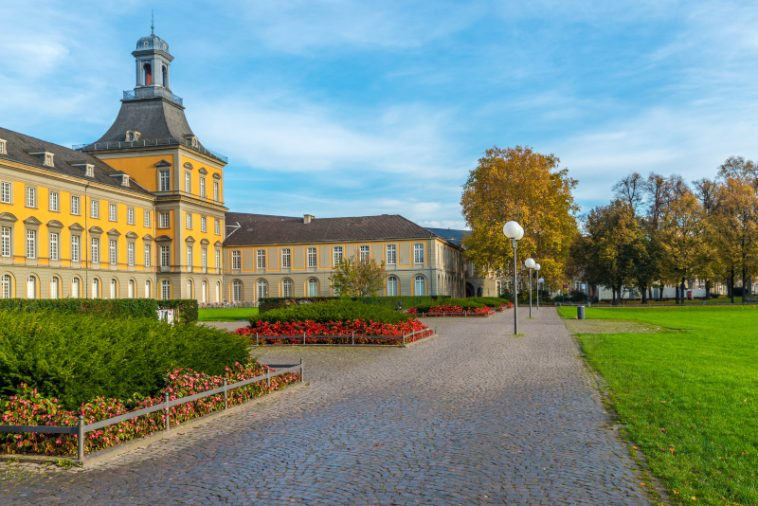
#> input picture Sheet01/bonn.jpg, 758 x 506 px
$ python q3_solution.py
#> lines starting #> are read from the running program, lines starting #| are printed output that depends on the picture
import cv2
import numpy as np
import time

# ==============================================================================
# 0. Setup: Loading Image and Converting to Grayscale
# ==============================================================================
print("--- 0. Setup: Loading Image and Converting to Grayscale ---")

'''
TODO: Load the image 'bonn.jpg' and convert it to grayscale
'''

# Load image and convert to grayscale
original_img_color = cv2.imread('bonn.jpg')  # Load 'bonn.jpg'
#> original_img_color is the input picture: shape (506, 758, 3); mean B, G, R 130.4, 143, 125.4
gray_img = cv2.cvtColor(original_img_color, cv2.COLOR_BGR2GRAY)  # Convert to grayscale
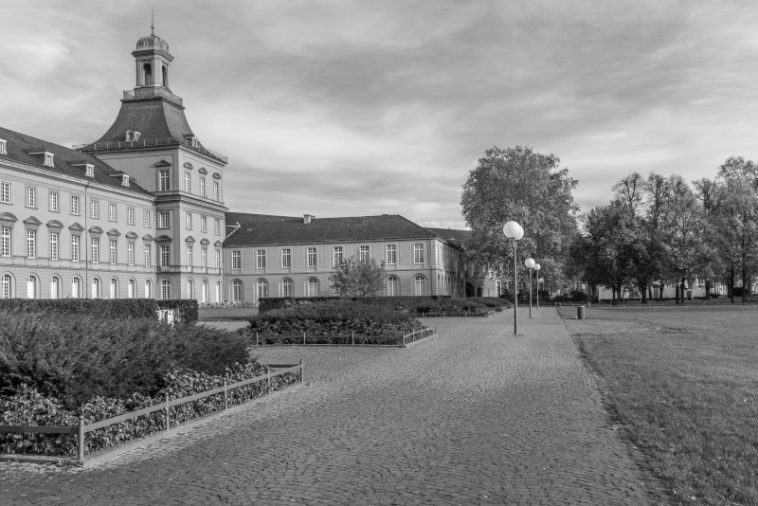
#> gray_img: shape (506, 758); min 0, max 254, mean 136.3

print(f"Image loaded successfully. Size: {gray_img.shape}")
#| Image loaded successfully. Size: (506, 758)

# ==============================================================================
# 1. Calculate Integral Image (Part a)
# ==============================================================================
print("\n--- a) Calculating Integral Image ---")


def calculate_integral_image(img):
    """
    Calculate the integral image (summed area table).
    Each pixel contains the sum of all pixels above and to the left.

    Args:
        img: Input grayscale image

    Returns:
        Integral image with dimensions (height+1, width+1)

    TODO:
    1. Create an integral image array
    2. Iterate through all pixels and compute integral values

        """

    # Initialize integral image of zeros
    integral_img = np.zeros((img.shape[0] + 1, img.shape[1] + 1), dtype=np.float64)  # data type float64 to avoid overflow

    # Compute integral image
    # Since image is defined as height, width, we iterate as below:
    for h in range(1, img.shape[0] + 1):
        for w in range(1, img.shape[1] + 1):
            integral_img[h, w] = img[h - 1, w - 1] + integral_img[h - 1, w] \
                                  + integral_img[h, w - 1] - integral_img[h - 1, w - 1]
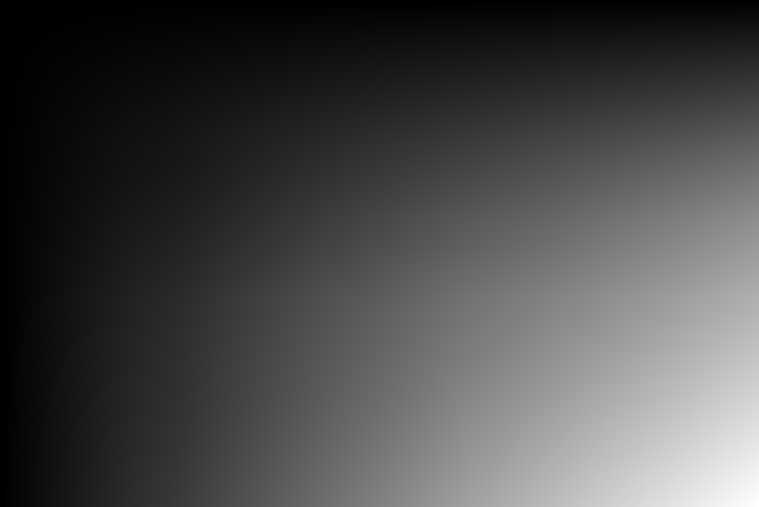
#> integral_img: shape (507, 759) float64; min 0, max 52279541, mean 14996353.8; drawn with min black and max white

    return integral_img

# Calculate integral image
integral_img = calculate_integral_image(gray_img)  # Call calculate_integral_image()

print("Integral image calculated successfully.")
print(f"Integral image size: {integral_img.shape}")
#| Integral image size: (507, 759)

# ==============================================================================
# 2. Compute Mean Using Integral Image (Part b)
# ==============================================================================
print("\n--- b) Computing Mean Using Integral Image ---")


def mean_using_integral(integral, top_left, bottom_right):
    """
    Calculate mean gray value using integral image.
    Time Complexity: O(1)

    Args:
        integral: The integral image
        top_left: (row, col) - top left corner of the region
        bottom_right: (row, col) - bottom right corner of the region

    Returns:
        Mean gray value of the region

    TODO:
    1. Extract coordinates from top_left and bottom_right
    2. Adjust indices for integral image (remember it's 1-indexed)
    3. Return Sum / number_of_pixels
    """
#> called with top_left = (10, 10), bottom_right = (60, 80)
    # Extract coordinates
    w1, h1 = top_left
    w2, h2 = bottom_right

    # Adjust for integral image:
    w1 += 1
    h1 += 1
    w2 += 1
    h2 += 1

    # Calculate sum using integral image
    sum = integral[h2, w2] - integral[h1 - 1, w2] - integral[h2, w1 - 1] + integral[h1 - 1, w1 - 1]
#> sum = 767415

    # Calculate number of pixels
    num_pixels = (w2 - w1 + 1) * (h2 - h1 + 1)

    # Return mean gray value of the region
    return sum / num_pixels


# Define region
top_left = (10, 10)
bottom_right = (60, 80)

# Calculate mean using integral image
mean_integral = mean_using_integral(integral_img, top_left, bottom_right)  # Call mean_using_integral()
#> mean_integral = 211.9

print(f"Region: Top-left {top_left}, Bottom-right {bottom_right}")
print(f"Region size: {bottom_right[0] - top_left[0] + 1} x {bottom_right[1] - top_left[1] + 1} pixels")
print(f"Mean gray value (Integral Image Method): {mean_integral:.2f}")
#| Mean gray value (Integral Image Method): 211.93

# ==============================================================================
# 3. Compute Mean by Direct Summation (Part c)
# ==============================================================================
print("\n--- c) Computing Mean by Direct Summation ---")


def mean_by_direct_sum(img, top_left, bottom_right):
    """
    Calculate mean gray value by summing all pixels in region.
    Time Complexity: O(w * h) where w and h are region dimensions

    Args:
        img: The grayscale image
        top_left: (row, col) - top left corner of the region
        bottom_right: (row, col) - bottom right corner of the region

    Returns:
        Mean gray value of the region

    TODO:
    1. Extract the region from the image using array slicing
    2. Calculate and return the mean of all pixels in the region

      """
#> called with top_left = (10, 10), bottom_right = (60, 80)
    # Extract coordinates
    w1, h1 = top_left
    w2, h2 = bottom_right

    # Extract required region from the image:
    region = img[h1:h2 + 1, w1:w2 + 1]
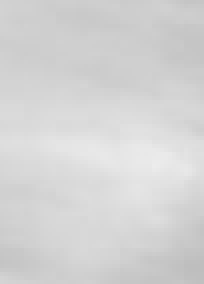
#> region: shape (71, 51) (shown 4 times larger); min 190, max 236, mean 211.9

    # Return the mean gray value of the region
    return np.mean(region)


# Calculate mean using direct summation
mean_direct = mean_by_direct_sum(gray_img, top_left, bottom_right)  # Call mean_by_direct_sum()
#> mean_direct = 211.9

print(f"Mean gray value (Direct Summation Method): {mean_direct:.2f}")
#| Mean gray value (Direct Summation Method): 211.93

# ==============================================================================
# 4. Analyze Computational Complexity (Part d)
# ==============================================================================
print("\n--- d) Computational Complexity Analysis ---")

'''
TODO:
1. Benchmark both methods by running them multiple times (e.g., 100 iterations)
2. Measure execution time for both methods using time.perf_counter()
3. Compare the execution times
4. Verify that both methods produce the same result
5. Print the results:
   - Method name
   - Average execution time
   - Performance improvement factor


'''

# Benchmark parameters
iterations = 100

print(f"\nBenchmarking with {iterations} iterations...\n")

# TODO: Implement benchmarking code here

# Benchmark integral image:
start_time = time.perf_counter()
for i in range(iterations):
    mean_integral = mean_using_integral(integral_img, top_left, bottom_right)

time_integral = (time.perf_counter() - start_time) / iterations

# Benchmark direct summation:
start_time = time.perf_counter()
for i in range(iterations):
    mean_direct = mean_by_direct_sum(gray_img, top_left, bottom_right)

time_direct = (time.perf_counter() - start_time) / iterations

# TODO: Display results
print("Method: Integral Image")
print(f"Average execution time: {time_integral * 1e6} microseconds")
print("Method: Direct Summation")
print(f"Average execution time: {time_direct * 1e6} microseconds")

# Verify both methods give the same result
print(f"Results are the same: {np.isclose(mean_direct, mean_integral)}")
#| Results are the same: True

# Performance improvement factor
print(f"\nPerformance Improvement Factor: {time_direct / time_integral:.2f}x faster using Integral Image method.")

# TODO: Print theoretical complexity explanation

print("Theoretical Complexity Analysis:")
print("Integral Image Method: O(1) - Constant time after preprocessing \ " \
      "because we already have cumulative summation stored in the integral image.")
print("Direct Summation Method: O(w * h) - Linear time with respect to region size \ " \
      "because we sum each pixel in the specified region directly.")
